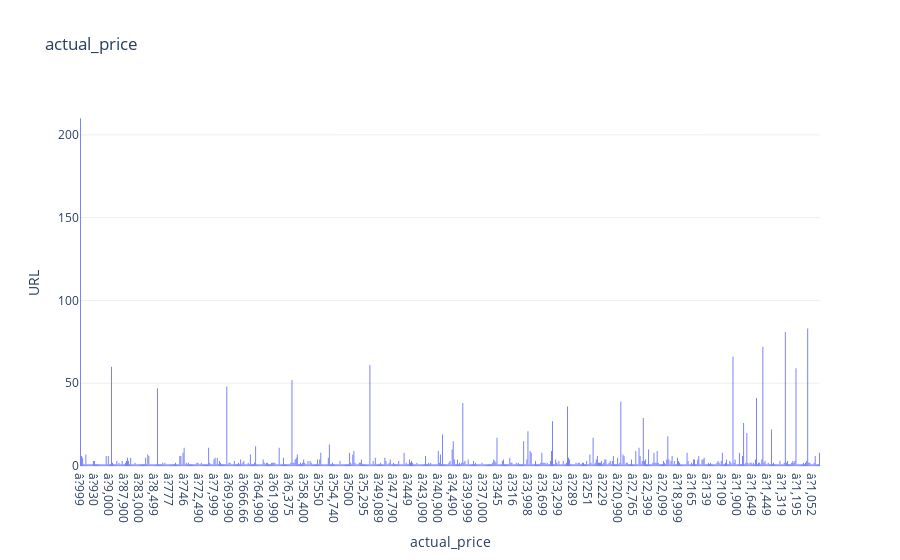

The code cell stored with this chart in its notebook:
### Code cell
fig = px.histogram(df, x='actual_price', template='plotly_white', title='actual_price')
fig.update_xaxes(categoryorder='category descending', title='actual_price').update_yaxes(title='URL')
fig.show()

### Figure 1 — Plotly figure (JSON) as saved in the notebook; plotly's stock layout.template omitted (floating-point values rounded to 4 significant figures; data arrays with more than 128 entries replaced by an {"elided": "..."} marker saying what was removed)
{"data": [{"alignmentgroup": "True", "bingroup": "x", "hovertemplate": "actual_price=%{x}<br>count=%{y}<extra></extra>", "legendgroup": "", "marker": {"color": "#636efa", "pattern": {"shape": ""}}, "name": "", "offsetgroup": "", "orientation": "v", "showlegend": false, "type": "histogram", "x": {"elided": "2639 str values"}, "xaxis": "x", "yaxis": "y"}], "layout": {"barmode": "relative", "legend": {"tracegroupgap": 0}, "title": {"text": "actual_price"}, "xaxis": {"anchor": "y", "categoryorder": "category descending", "domain": [0, 1], "title": {"text": "actual_price"}}, "yaxis": {"anchor": "x", "domain": [0, 1], "title": {"text": "URL"}}}}
